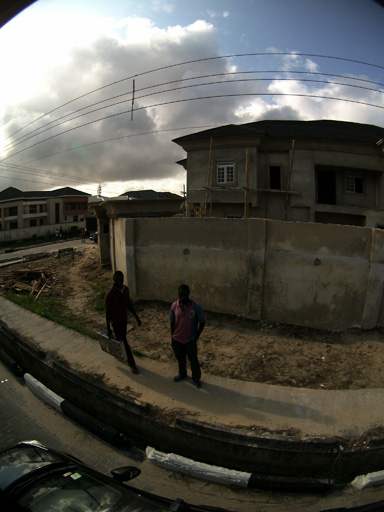
//> input picture PedestrianDetection/test.jpg, 384 x 512 px
$ ./main test.jpg   (built with g++ and OpenCV 4)
//> lines starting //> are read from the running program, lines starting //| are printed output that depends on the picture; after the words box and inside, x2 and y2 are one past the last pixel; in counts of white or black regions, pixels touching at a corner belong together
#include <iostream>
#include <Windows.h>
#include <opencv2/opencv.hpp>

using namespace std;
using namespace cv;

int main (int arg, char * argv[])
{

    char * val = "";

	if (arg > 1)
	{
		val = argv[1];
	}
	else
	{
		// [20 lines of commented-out code are left out]
	}

	try
	{
		IplImage *image = cvLoadImage(val); //"f:\\test\\11.jpg"
//> image is the input picture: 512 rows x 384 cols, CV_8UC3; mean B, G, R 75.6, 82.3, 82.9
		Mat img(image);
		HOGDescriptor hog;
		hog.setSVMDetector(HOGDescriptor::getDefaultPeopleDetector());


		vector<Rect> found, found_filtered;
		hog.detectMultiScale(img, found, 0, Size(8,8), Size(32,32), 1.05, 2);
//> found = 1 Rect (x, y, width, height): [149, 268, 71, 141]
		//hog.detectMultiScale(img, found, 0, Size(6,6), Size(32,32), 1.05, 0, true);

		size_t i, j;
		for (i=0; i<found.size(); i++)
		{
			Rect r = found[i];
			for (j=0; j<found.size(); j++)
				if (j!=i && (r & found[j])==r)
					break;
			if (j==found.size())
				found_filtered.push_back(r);
		}
//> this loop made 1 pass
		for (i=0; i<found_filtered.size(); i++)
		{
			Rect r = found_filtered[i];

			r.x += cvRound(r.width*0.1);
			r.width = cvRound(r.width*0.8);
			//r.y += cvRound(r.height*0.06);
			r.height = cvRound(r.height*0.9);
			rectangle(img, r.tl(), r.br(), cv::Scalar(0,0,255), 1);
		}
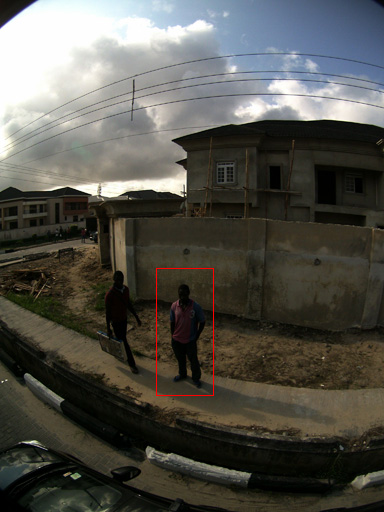
//> img: 512 rows x 384 cols, CV_8UC3; 0.19% of pixels changed, all inside (x1, y1, x2, y2) = (156, 268, 214, 396)

		namedWindow("Image Viewer", CV_WINDOW_AUTOSIZE);
		imshow("Image Viewer", img);
		waitKey(0);
	}
	catch (exception e)
	{

	}

    return 0;
}
